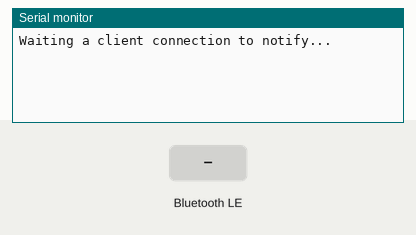
This sketch was run on a simulated ESP32. Shown: the last lines printed to the serial monitor. The test bench sets the inputs (shaded band). Nothing arrives over Bluetooth unless stated; a phone connects over Bluetooth LE 3 s after start.

Above: at 1.2 s.
1.3 s: Bluetooth LE write "1" received
At 2.5 s:
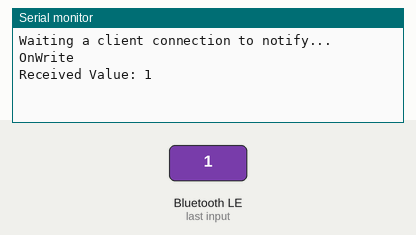
2.8 s: Bluetooth LE write "0" received
At 3.7 s:
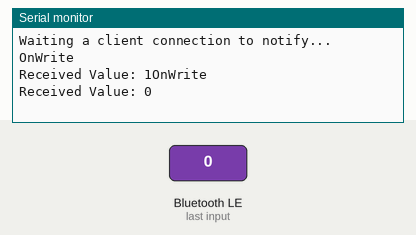

Measured:
- after the input at 1.3 s, the serial monitor: prints a new line after 0.05 s (image 1)
- after the input at 2.8 s, the serial monitor: prints a new line after 0.05 s (image 2)

The sketch:

Forumslader_ESP32_BLE_UART.ino
```cpp
/*
    Based on Neil Kolban example for IDF: https://github.com/nkolban/esp32-snippets/blob/master/cpp_utils/tests/BLE%20Tests/SampleNotify.cpp
    Ported to Arduino ESP32 by Evandro Copercini

    Adapted for Forumslader (www.forumslader.de) as an alternative BLE Modul by Sven During
*/
#include <BLEDevice.h>
#include <BLEServer.h>
#include <BLEUtils.h>
#include <BLE2902.h>

HardwareSerial FL(2);

BLECharacteristic *pCharacteristic;
bool deviceConnected = false;
float txValue = 0;
const int readPin = 32; // Use GPIO number. See ESP32 board pinouts
const int LED = 2; // Could be different depending on the dev board. I used the DOIT ESP32 dev board.

//std::string rxValue; // Could also make this a global var to access it in loop()

// See the following for generating UUIDs:
// https://www.uuidgenerator.net/

#define SERVICE_UUID           "0000FFE0-0000-1000-8000-00805F9B34FB" // UART service UUID
#define CHARACTERISTIC_UUID_RX "0000EF38-0000-1000-8000-00805F9B34FB"
#define CHARACTERISTIC_UUID_TX "0000EF38-0000-1000-8000-00805F9B34FB"

class MyServerCallbacks: public BLEServerCallbacks {
    void onConnect(BLEServer* pServer) {
      deviceConnected = true;
    };

    void onDisconnect(BLEServer* pServer) {
      deviceConnected = false;
    }
};

class MyCallbacks: public BLECharacteristicCallbacks {
    void onWrite(BLECharacteristic *pCharacteristic) {
      std::string rxValue = pCharacteristic->getValue();

      Serial.println("OnWrite");
      if (rxValue.length() > 0) {
        Serial.print("Received Value: ");
        for (int i = 0; i < rxValue.length(); i++) {
          Serial.print(rxValue[i]);
          FL.print(rxValue[i]);
        }

      }

    }
/*
    void onRead(BLECharacteristic *pCharacteristic) {
      std::string rxValue = pCharacteristic->getValue();
      Serial.println("OnRead");
   }
*/
};

void setup() {
  Serial.begin(115200);
  FL.begin(57600);

  // Create the BLE Device
  BLEDevice::init("FL_BLE_ESP32"); // Give it a name

  // Create the BLE Server
  BLEServer *pServer = BLEDevice::createServer();
  pServer->setCallbacks(new MyServerCallbacks());

  // Create the BLE Service
  BLEService *pService = pServer->createService(SERVICE_UUID);

  // Create a BLE Characteristic
  pCharacteristic = pService->createCharacteristic(
                      CHARACTERISTIC_UUID_TX,
                     // BLECharacteristic::PROPERTY_READ  |
                      BLECharacteristic::PROPERTY_NOTIFY |
                     // BLECharacteristic::PROPERTY_INDICATE |
                      BLECharacteristic::PROPERTY_WRITE

                    );

  // Create a BLE Descriptor
  BLE2902* p2902Descriptor = new BLE2902(); p2902Descriptor->setNotifications(true);
  pCharacteristic->addDescriptor(p2902Descriptor);
  //pCharacteristic->addDescriptor(new BLE2902());

  pCharacteristic->setCallbacks(new MyCallbacks());

  // Start the service
  pService->start();

  // Start advertising
  pServer->getAdvertising()->start();
  Serial.println("Waiting a client connection to notify...");
}

void loop() {
  if (deviceConnected) {

        char txString[21];
        //String myString = "$FL5,00C000,0,0,3788,3789,3688,-12,0,296,1,234,1217,3282,8873*65\r\n";
        String myString = "";
        myString.reserve(100);
        while(FL.available())
        {
          char inChar = (char) FL.read();
           myString += inChar;
        }

        for(int i=0;i<myString.length();)
        {
          String myString1 = myString.substring(i,i+20);
          myString1.toCharArray(txString,21);
  //      Serial.println(txString);
          pCharacteristic->setValue(txString);
          pCharacteristic->notify();
          i=i+20;
        }

  }
  delay(100);
}
```
